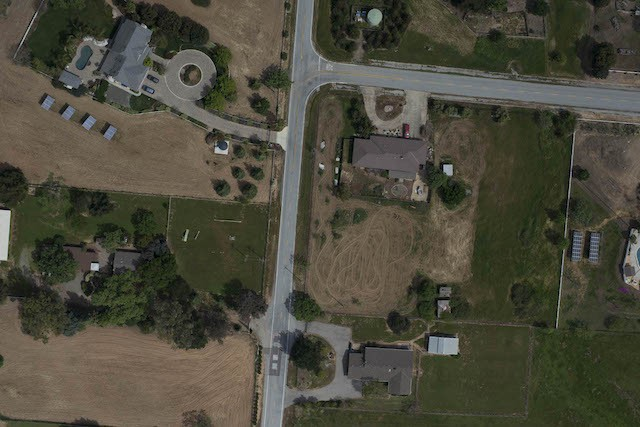
#> input picture image_pairs/image pairs_04_01.jpg, 640 x 427 px; its folder holds 3 pictures in this run
$ python cv2implment.py
#> lines starting #> are read from the running program, lines starting #| are printed output that depends on the picture; pictures that were not available may be replaced by others from this repository, and a replacement may not be noted
# 图像拼接
import cv2 as cv
import numpy as np
import matplotlib.pyplot as plt
MIN = 10
pair = 4
img1 = cv.imread('image_pairs/image pairs_0%d_01.jpg'%pair)
#> img1 is the input picture: shape (427, 640, 3); mean B, G, R 60.6, 74.1, 75.9
img2 = cv.imread('image_pairs/image pairs_0%d_02.jpg'%pair)
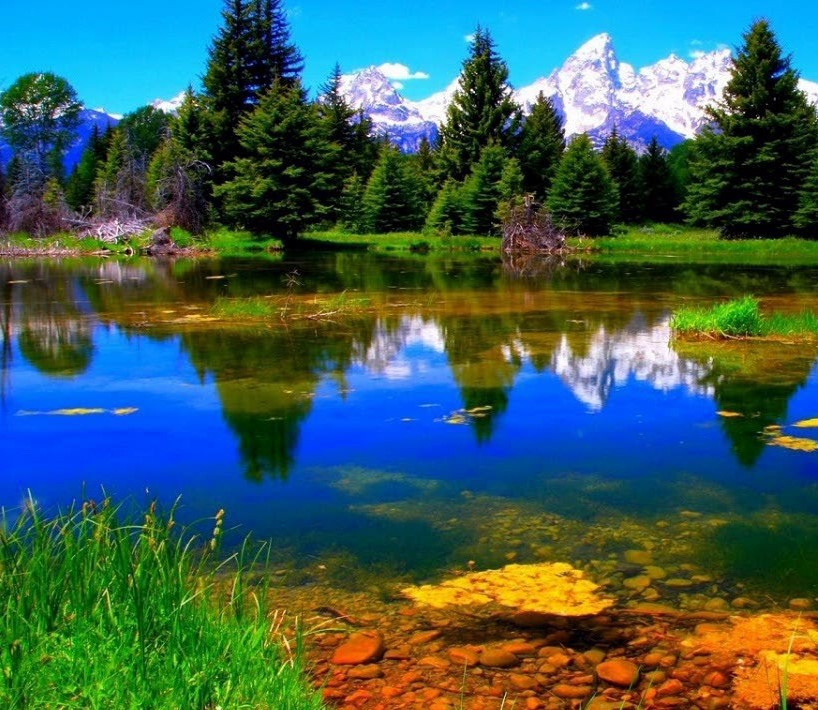
#> input picture image_pairs/image pairs_01_01.jpg, 818 x 710 px, given in place of image pairs_04_02.jpg, which was not available
#> img2 is the input picture: shape (710, 818, 3); mean B, G, R 88, 94.5, 62.3

# 统一图像大小
height1 = int(img1.shape[0])
#> height1 = 427
width1 = int(img1.shape[1])
#> width1 = 640
dim = (width1, height1)
#> dim = (640, 427)
img2 = cv.resize(img2, dim, interpolation=cv.INTER_AREA)
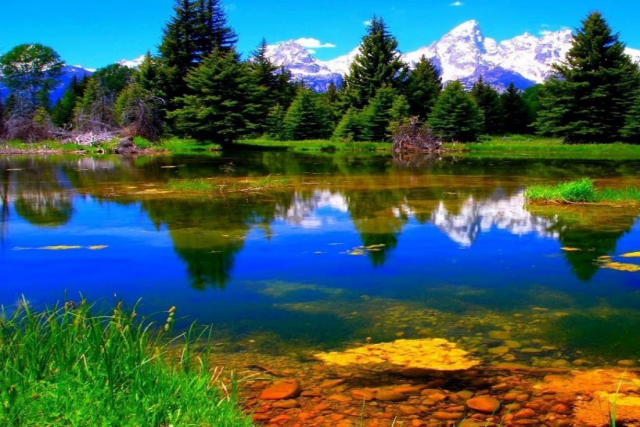
#> img2: shape (427, 640, 3); mean B, G, R 88, 94.5, 62.3
# 读取待拼接图像
def get_pointset(img1,img2):


	# 创建SIFT特征点检测
	sift = cv.SIFT_create()

	# 检测兴趣点并计算描述子
	kp1, describe1 = sift.detectAndCompute(img1, None)
#> kp1 = 1094 keypoints; strongest (x, y, size): (338, 159, 2.3), (95, 267, 5.2), (448, 169, 6.6), (337, 172, 2)
	kp2, describe2 = sift.detectAndCompute(img2, None)
#> kp2 = 2938 keypoints; strongest (x, y, size): (401, 69, 2.6), (360, 64, 2.4), (535, 56, 41.5), (556, 235, 3.9)

	# 使用OpenCV中的FLANN匹配算法进行特征匹配，并返回最近邻和次近邻匹配的结果
	FLANN_INDEX_KDTREE = 0
	indexParams = dict(algorithm=FLANN_INDEX_KDTREE, trees=5)
	searchParams = dict(checks=50)
	flann = cv.FlannBasedMatcher(indexParams,searchParams)
	matches = flann.knnMatch(describe1, describe2, k=2)
#> matches = 1094 matches

	# 储存特征匹配最好的优质匹配点对
	'''基于距离阈值选择优质匹配点对，如果最近邻m的距离小于0.65倍的次近邻n的距离，
	则认为这个匹配点对是优质的，将它存储在good列表中。'''
	good = []
	for m,n in matches:
		if m.distance < 0.65 * n.distance:
			good.append(m)
#> after the loop, good = 2 matches
	return good,kp1,kp2

if __name__ == '__main__':
	good,kp1,kp2 = get_pointset(img1,img2)
#> good = 2 matches
	# 可视化特征匹配结果,并保存
	pic3 = cv.drawMatches(img1=img1, keypoints1=kp1, img2=img2, keypoints2=kp2, matches1to2=good, outImg=None)
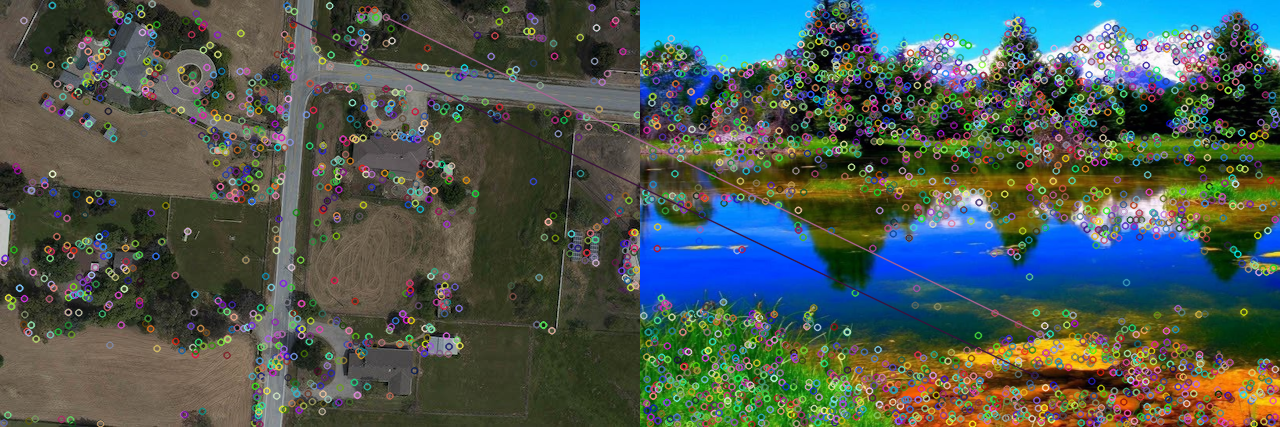
#> pic3: shape (427, 1280, 3); mean B, G, R 83.3, 89.2, 75
	cv.imshow("a", pic3)
	# cv.waitKey(0)


	# RANSAC算法计算单应性矩阵
	if len(good) > MIN:
		src_pts = np.float32([kp1[m.queryIdx].pt for m in good]).reshape(-1, 1, 2)
		tge_pts = np.float32([kp2[m.trainIdx].pt for m in good]).reshape(-1, 1, 2)

		M, mask = cv.findHomography(src_pts, tge_pts, cv.RANSAC, 2)
		print(M)
		# 源图像img2图像扭曲（透视变换）
		warpimg = cv.warpPerspective(img2, np.linalg.inv(M), (img1.shape[1] + img2.shape[1], img2.shape[0]))
		cv.namedWindow("warpimg", cv.WINDOW_NORMAL)
		cv.imshow('warpimg',warpimg)
		# 拼接图像
		direct = warpimg.copy()
		direct[0:img1.shape[0], 0:img1.shape[1]] = img1
		rows, cols = img1.shape[:2]

		left = 0
		right = cols
		# 找到img1和warpimg重叠的最左边界
		for col in range(0, cols):
			if img1[:, col].any() and warpimg[:, col].any():
				left = col
			break
		# 找到img1和warpimg重叠的最右边界
		for col in range(cols - 1, 0, -1):
			if img1[:, col].any() and warpimg[:, col].any():
				right = col
			break
		# 图像融合
		res = np.zeros([rows, cols, 3], np.uint8)

		for row in range(0, rows):
			for col in range(0, cols):
				if not img1[row, col].any():
					res[row, col] = warpimg[row, col]
				elif not warpimg[row, col].any():
					res[row, col] = img1[row, col]
				else:
					# 重叠部分加权平均
					srcimgLen = float(abs(col - left))
					testimgLen = float(abs(col - right))
					alpha = srcimgLen / (srcimgLen + testimgLen)
					res[row, col] = np.clip(img1[row, col] * (1 - alpha) + warpimg[row, col] * alpha, 0, 255)


		warpimg[0:img1.shape[0], 0:img1.shape[1]] = res
		img3 = cv.cvtColor(direct, cv.COLOR_BGR2RGB)
		plt.imshow(img3), plt.show()
		img4 = cv.cvtColor(warpimg, cv.COLOR_BGR2RGB)
		plt.imshow(img4), plt.show()
		cv.waitKey()
		cv.destroyAllWindows()

	else:
		print("not enough matches!")
